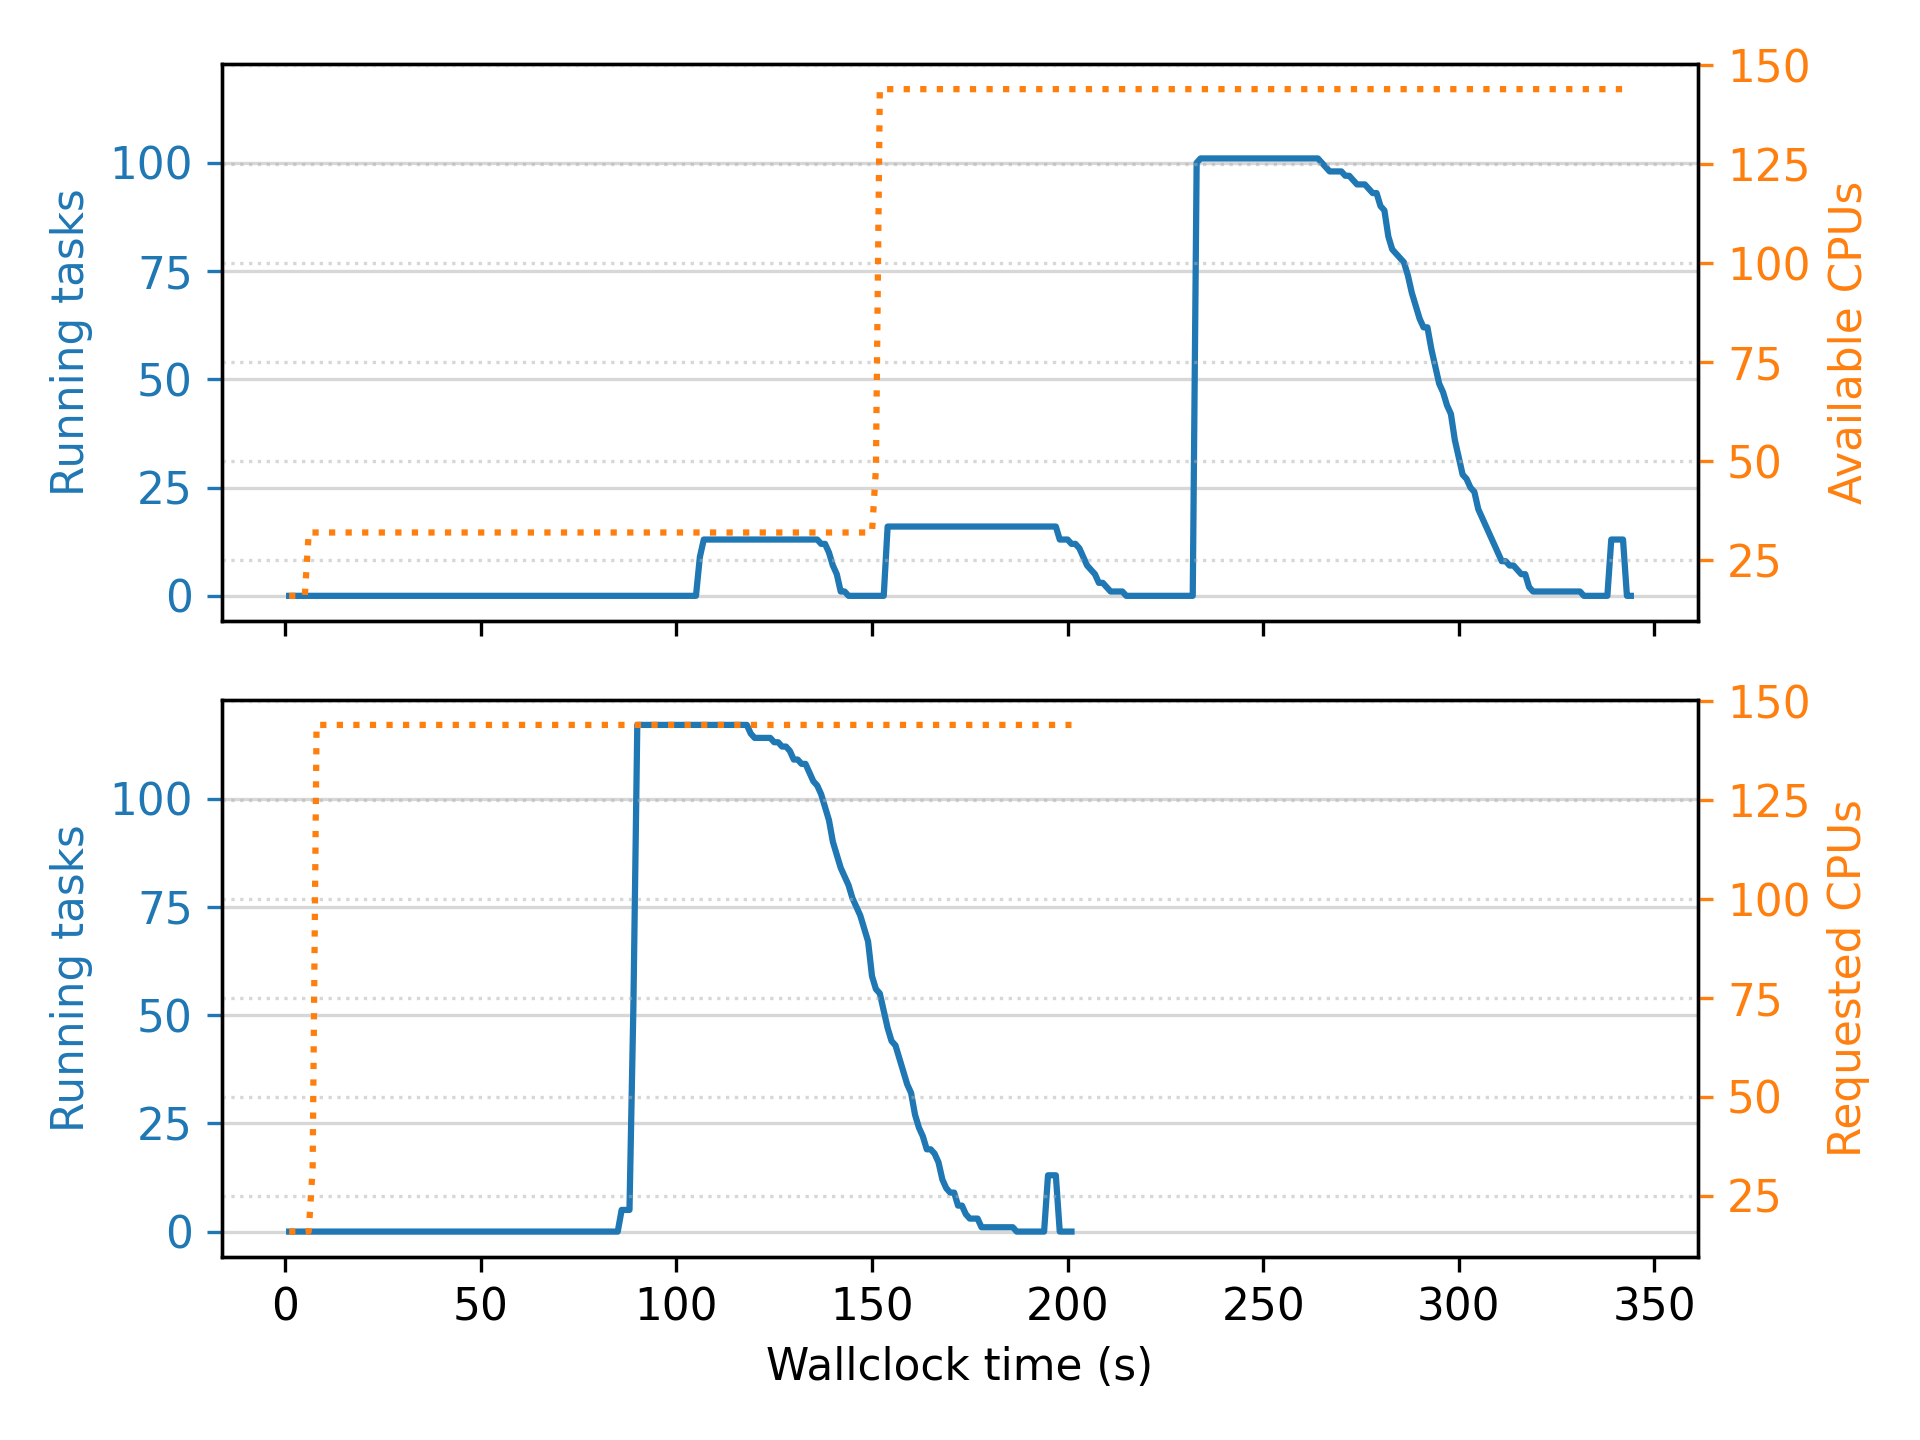

Generate this figure with Python:
import json
import datetime
import os
import uuid
import math
import re
from types import SimpleNamespace
import matplotlib
import matplotlib.pyplot as plt
import numpy as np
import seaborn as sns
from pprint import pprint

matplotlib.rc('image', cmap='gray')
# matplotlib.style.use('seaborn-white')
matplotlib.rc('font', size=10.5)
matplotlib.rcParams['pdf.fonttype'] = 42
matplotlib.rcParams['ps.fonttype'] = 42

logs1 = ['geospatial/ray_/naive_quarter_zeroworkers.txt']
logs2 = ['geospatial/ray_/co_quarter_zeroworkers.txt']

WORKER_NODE_CPUS = 16


def parse_entry(line, group_id=None):
    group_id = group_id or '0'

    _, log = line.split('>>>', 1)
    log = log.strip()
    splits = log.split(' - ')

    if len(splits) == 5:
        splits = splits[1::]

    entry = {
        'task_id': group_id,
        'stage': splits[0].strip(),
        'event': splits[1].strip(),
        't': float(splits[2].strip()),
        'other': [s.strip() for s in splits[3:]]
    }
    return entry


def lithops_parse_logs(func_logs, orch_logs):
    current_group = []
    groups = []
    
    for line in func_logs:
        line = line.strip()
        current_group.append(line)

        if len(line) == 1 and line[0] == ']':
            groups.append(current_group)
            current_group = []
    
    task_events = []
    for group in groups:
        group_id = uuid.uuid4().hex
        for line in group:
            if '>>>' in line:
                event = parse_entry(line, group_id)
                task_events.append(event)
      
    tasks = {}
    for event in task_events:
        if event['event'] == 'start':
            if event['task_id'] in tasks:
                t0, t1 = tasks[event['task_id']]
                tasks[event['task_id']] = (event['t'], t1)
                pass
            else:
                tasks[event['task_id']] = (event['t'], 0)
        elif event['event'] == 'end':
            if event['task_id'] in tasks:
                t0, t1 = tasks[event['task_id']]
                tasks[event['task_id']] = (t0, event['t'])
                pass
            else:
                tasks[event['task_id']] = (0, event['t'])
    
    t0, t1 = None, None
    for log in orch_logs:
        if '>>> pipeline - start' in log:
            entry = parse_entry(log)
            t0 = entry['t']
        elif '>>> pipeline - end' in log:
            entry = parse_entry(log)
            t1 = entry['t']
    
    lithops_events = []
    for line in orch_logs:
        if 'created successfully' in line:
            day, time, _ = line.split(' ', 2)
            t = datetime.datetime.strptime(day + ' ' + time, '%Y-%m-%d %H:%M:%S,%f')
            tstamp = t.timestamp() - t0
            lithops_events.append(('resized', tstamp, WORKER_NODE_CPUS))
        elif 'Going to create' in line:
            day, time, _ = line.split(' ', 2)
            t = datetime.datetime.strptime(day + ' ' + time, '%Y-%m-%d %H:%M:%S,%f')
            tstamp = t.timestamp() - t0
            lithops_events.append(('scale_up', tstamp, 1))
    
    times = np.arange(math.ceil(t0), math.ceil(t1), 1)
    times_X = np.array([math.ceil(t1)-t for t in times][::-1])

    running_tasks_X = np.zeros(len(times_X))
    for i, time in enumerate(times):
        running_tasks = 0
        for tt0, tt1 in tasks.values():
            if time >= tt0 and time <= tt1:
                running_tasks += 1
        running_tasks_X[i] = running_tasks
    
    avail_cpus_X = np.zeros(len(times_X), dtype=np.int32)
    for evt, t, val in lithops_events:
        if evt == 'resized':
            for i in range(len(times_X)):
                if i >= t:
                    avail_cpus_X[i] += val

    scaleup_events = []
    # for evt, t, val in lithops_events:
    #     if evt == 'scale_up':
    #         scaleup_events.append(t)
    
    result = SimpleNamespace()
    result.t0 = t0
    result.t1 = t1
    result.total = t1 - t0
    result.times_X = times_X
    result.running_tasks_X = running_tasks_X
    result.avail_cpus_X = avail_cpus_X
    result.scaleup_events = scaleup_events
    return result


if __name__ == '__main__':
    naive_dir = 'geospatial/lithops_/naive_lithops_ec2_quarter/'

    naive_logs = []
    naive_orch = []
    for filename in os.listdir(naive_dir):
        with open(os.path.join(naive_dir, filename), 'r') as file:
            if filename.endswith('.log'):
                logs = file.readlines()
                naive_logs.extend(logs)
            elif filename.endswith('.txt'):
                logs = file.readlines()
                naive_orch.extend(logs)
    
    naive_res = lithops_parse_logs(naive_logs, naive_orch)

    print(f'Total naive time: {naive_res.total}')

    co_dir = 'geospatial/lithops_/co_lithops_ec2_quarter/'

    co_logs = []
    co_orch = []
    for filename in os.listdir(co_dir):
        with open(os.path.join(co_dir, filename), 'r') as file:
            if filename.endswith('.log'):
                logs = file.readlines()
                co_logs.extend(logs)
            elif filename.endswith('.txt'):
                logs = file.readlines()
                co_orch.extend(logs)
    
    co_res = lithops_parse_logs(co_logs, co_orch)

    print(f'Total co time: {co_res.total}')

    print(f'Percent diff co/naive is {(naive_res.total * 100) / co_res.total}')

    # pprmath.ceil(running_tasks_X)
    # sns.set_style("white")
    # sns.set_theme()

    fig, (ax1, ax2) = plt.subplots(2, 1, sharex=True, sharey=True)

    ax1a = ax1
    ax1a.plot(naive_res.times_X, naive_res.running_tasks_X, c='tab:blue')
    ax1a.set_ylabel('Running tasks', c='tab:blue')
    ax1a.tick_params(axis='y', colors='tab:blue')

    # ax1a.set_xlabel('Wallclock time (s)')
    ax1a.grid(alpha=0.5, axis='y')

    ax1b = ax1a.twinx()

    ax1b.plot(naive_res.times_X, naive_res.avail_cpus_X, c='tab:orange', ls=':')
    ax1b.set_ylabel('Available CPUs', c='tab:orange')
    ax1b.tick_params(axis='y', colors='tab:orange')

    for i, scaleup_event in enumerate(naive_res.scaleup_events):
        if i == 0:
            ax1a.axvline(x=scaleup_event, c='tab:green', ls='--', alpha=0.75, label='Scale-up event')
        else:
            ax1a.axvline(x=scaleup_event, c='tab:green', ls='--', alpha=0.75)

    ax1b.grid(alpha=0.5, axis='y', ls=':')

    handles, labels = ax1.get_legend_handles_labels()
    if handles and labels:
        ax1.legend(handles, labels)

    #####

    ax2a = ax2
    ax2a.plot(co_res.times_X, co_res.running_tasks_X, c='tab:blue')
    ax2a.set_ylabel('Running tasks', c='tab:blue')
    ax2a.tick_params(axis='y', colors='tab:blue')

    ax2a.set_xlabel('Wallclock time (s)')
    ax2a.grid(alpha=0.5, axis='y')

    ax2b = ax2a.twinx()

    ax2b.plot(co_res.times_X, co_res.avail_cpus_X, c='tab:orange', ls=':')
    ax2b.set_ylabel('Requested CPUs', c='tab:orange')
    ax2b.tick_params(axis='y', colors='tab:orange')

    for i, scaleup_event in enumerate(co_res.scaleup_events):
        if i == 0:
            ax2a.axvline(x=scaleup_event, c='tab:green', ls='--', alpha=0.75, label='Scale-up event')
        else:
            ax2a.axvline(x=scaleup_event, c='tab:green', ls='--', alpha=0.75)

    ax2b.grid(alpha=0.5, axis='y', ls=':')

    handles, labels = ax2.get_legend_handles_labels()
    if handles and labels:
        ax2.legend(handles, labels)

    fig.tight_layout()
    fig.savefig(f'lithops_ec2_compare.png', dpi=300)
